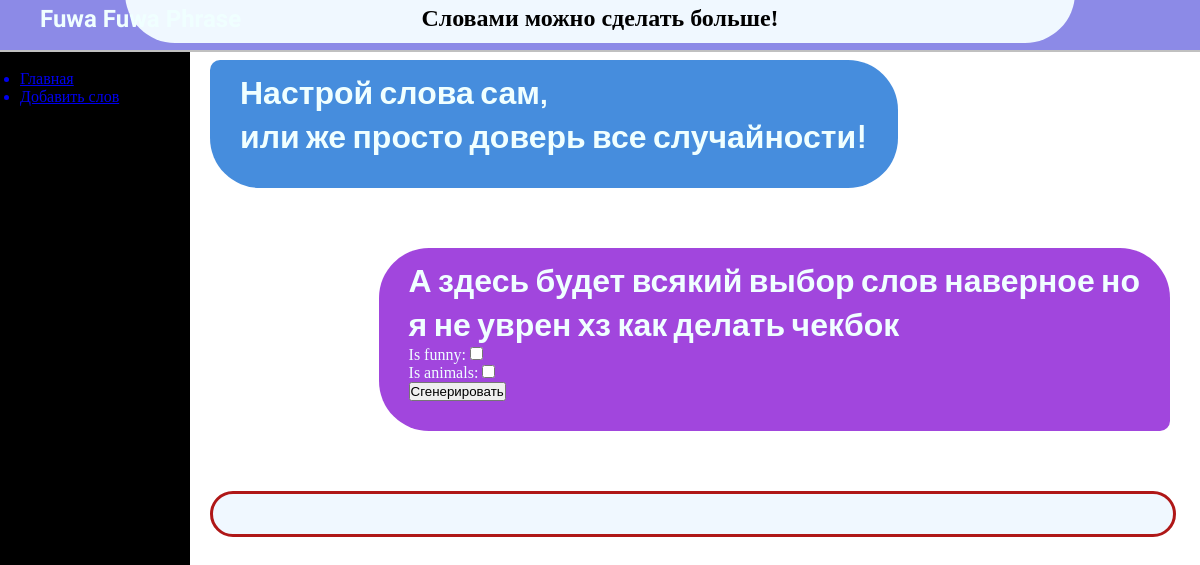
The app's page /, older data.
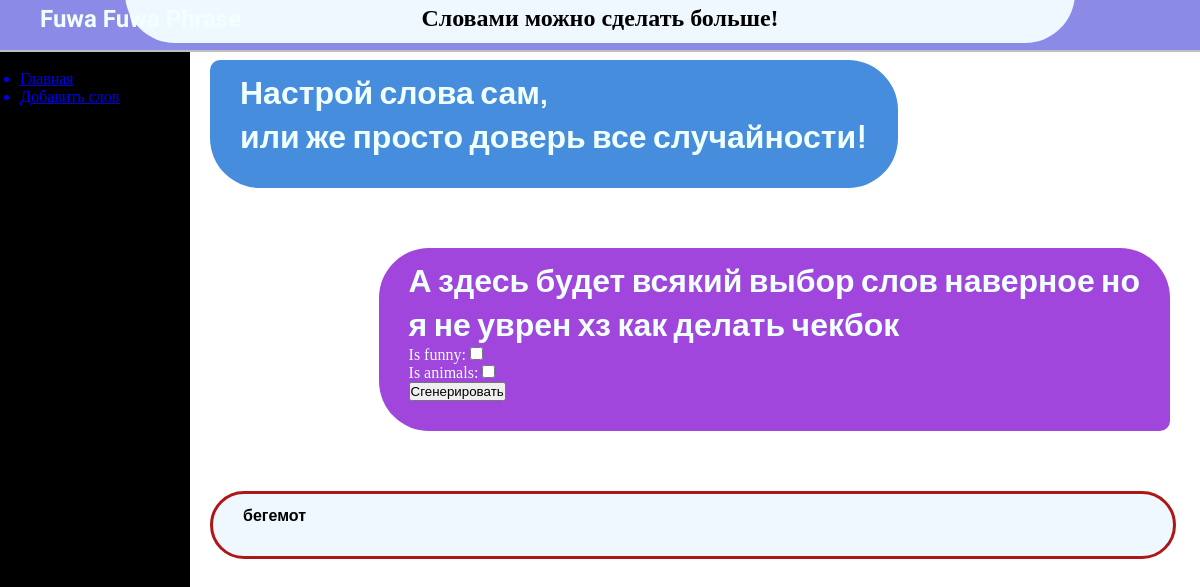
The same page, newer data.
### main/models.py (models this page shows)
class Words(models.Model):
    word = models.CharField(max_length=20, blank = False)
    mood_type = models.CharField(max_length=20, blank = False)
    part_of_speech = models.CharField(max_length=20, blank = False)
    alive = models.BooleanField()
    def __str__(self):
        return self.word

### main/views.py (the view, shortened to what this page needs)
# urls.py: path('', views.main_page, name='main_page'),
def main_page(request):
    words_base = Words.objects.all()
    print = False
    form = MainpageCheckbox()
    return render(request, 'main/main_page.html', {'data': words_base, 'form': form, 'print': print})

### main/forms.py
class MainpageCheckbox(forms.Form):
    class Meta:
        model = Checkbox
    def __init__(self, *args, **kwargs):
        super(MainpageCheckbox, self).__init__(*args, **kwargs)
        self.fields['is_funny'] = forms.BooleanField(required=False,
                    widget=forms.CheckboxInput(attrs={'name': 'is_funny',
                                                      'value': 'funny'}))
        self.fields['is_animals'] = forms.BooleanField(required=False,
                    widget=forms.CheckboxInput(attrs={'name': 'is_funny',
                                                      'value': 'animal'}))

### main/templates/main/main_page.html (shortened to what this page needs)
{% include 'main/layout.html' %}
{% load static %}
{% block 'links' %}
    <link rel="stylesheet" href="{% static 'main/css/main_page.css' %}">
{% endblock %}
{% block 'center' %}
    <div id="center_info_block">
        <h1>
            Настрой слова сам, <br>или же просто доверь все случайности!
        </h1>
    </div>
    <div id="center_info2_block">
        <h1>
            А здесь будет всякий выбор слов наверное но <br> я не уврен хз как делать чекбок
        </h1>
        <form method="post">
            {{ form }}
            <button type="submit">Сгенерировать</button>
        </form>
    </div>
    <div id="center_main_block">
        <h1>
            {% for i in data %}
                <h4>{{ i }}</h4>
            {% endfor %}
        </h1>
    </div>
{% endblock %}

### main/templates/main/layout.html (shortened to what this page needs)
{% load static %}
<!DOCTYPE html>
<html lang="en">
<head>
    <link rel="stylesheet" href="{% static 'main/css/layout.css' %}">
</head>
<body>
    <div id="header">
        <div id="logo">
            <h2 class="logo_phrase">Fuwa Fuwa Phrase</h2>
        </div>
        <div id="center_headline_block">
            <h2 class="main_headline">Словами можно сделать больше!</h2>
        </div>
    </div>
    <div id="aside">
        <ul>
            <a href="{% url 'main_page' %}"><li>Главная</li></a>
            <a href="{% url 'adding_page' %}"><li>Добавить слов</li></a>
        </ul>
    </div>
</body>
</html>

### main/static/main/css/layout.css (style rules this page uses)
* { margin: 0; padding: 0; }
#header { color: black; background-color: rgb(140, 138, 231); float: left; position: fixed; height: 50px; z-index: 3; top: 0; right: 0; left: 0; border-bottom: 2px solid silver; }
#aside { background-color: black; color: beige; float: left; width: 150px; padding: 20px; height: 100vh; position: fixed; margin-top: 50px; }
#center_headline_block { background-color: aliceblue; width: 950px; height: 50px; border-radius: 0px 0px 50vh 50vh; z-index: 4; position: relative; margin-left: auto; margin-right: auto; margin-top: -35px; }
.logo_phrase { position: relative; color: azure; font-family: 'Kanit', sans-serif; left: 40px; z-index: 5; top: 5px; }
.main_headline { position: relative; text-align: center; vertical-align: middle; top: 12px; }

### main/static/main/css/main_page.css (style rules this page uses)
h1, h4 { font-family: 'Manrope', sans-serif; }
#center_info_block { margin-top: 60px; color: azure; margin-left: 210px; float: left; z-index: 2; padding: 30px; padding-top: 10px; background-color: rgb(70, 141, 221); border-radius: 10px 50px 50px 50px; }
#center_info2_block { margin-top: 60px; color: azure; margin-right: 30px; margin-left: 210px; float: right; z-index: 2; padding: 30px; padding-top: 10px; background-color: rgb(161, 70, 221); border-radius: 50px 50px 10px 50px; }
#center_main_block { float: left; background-color: aliceblue; width: 75vmax; padding: 30px; padding-top: 10px; margin-top: 60px; margin-left: 210px; margin-right: 50px; border: 3px solid; border-color: rgb(175, 23, 23); border-radius: 50px; }

Row changes from the older to the newer data that the page shows:
added Words: word "бегемот"
